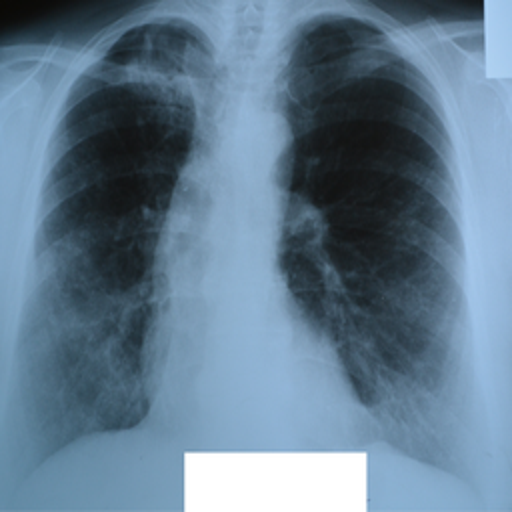
#> input picture samples/sample_tb_xray.png, 512 x 512 px, given as the content of the folder TB_Chest_Radiography_Database/Normal, which was not available
$ python train_xray_gate.py
#> lines starting #> are read from the running program, lines starting #| are printed output that depends on the picture; after the words box and inside, x2 and y2 are one past the last pixel; in counts of white or black regions, pixels touching at a corner belong together; pictures that were not available may be replaced by others from this repository, and a replacement may not be noted
"""Train the chest X-ray validity-gate classifier.

Trains a RandomForest classifier that distinguishes a real chest X-ray from
any other image (photo, screenshot, blank, tiny, colour pattern) using
hand-crafted image statistics. No deep learning is needed for the gate, so
it stays fast and dependency-light (numpy + scikit-learn).

Positive samples (chest X-ray): all images under
``TB_Chest_Radiography_Database/{Normal,Tuberculosis}/`` (4,200 real X-rays).
Negative samples (non-X-ray): real photos placed in ``neg_photos/`` plus a
large set of synthetically generated non-X-ray images (noise, gradients,
solid colours, random shapes, blobs, stripes).

The trained model + scaler is saved to ``xray_gate_model.pkl`` and loaded by
``xray_validator.is_chest_xray()``.

Usage:
    # after downloading the Kaggle dataset (python setup_kaggle.py)
    python train_xray_gate.py
    python train_xray_gate.py --neg-dir neg_photos --synth 500
"""

import argparse
import glob
import os
import pickle

import numpy as np
from PIL import Image
from sklearn.ensemble import RandomForestClassifier
from sklearn.model_selection import cross_val_score
from sklearn.preprocessing import StandardScaler

MODEL_PATH = "xray_gate_model.pkl"
DEFAULT_DATA = "TB_Chest_Radiography_Database"
DEFAULT_NEG_DIR = "neg_photos"

FEATURE_NAMES = [
    "saturation", "channel_diff", "frac_black", "frac_white", "hist_peak",
    "brightness", "gray_std", "edge_density", "p10", "p90", "p25", "p75",
    "frac_mid", "channel_var", "corner_dark",
]


def extract_features(image):
    """Return a 15-dim vector of image statistics for the gate classifier."""
    img = image.convert("RGB")
#> img is the input picture: PIL image 512x512 RGB; mean R, G, B 99.1, 124.1, 144.2
    arr = np.asarray(img).astype(np.float32) / 255.0
    r, g, b = arr[..., 0], arr[..., 1], arr[..., 2]
    gray = arr.mean(axis=2)
    mx = np.maximum(np.maximum(r, g), b)
    mn = np.minimum(np.minimum(r, g), b)
    nonzero = mx > 1e-6
#> nonzero: shape (512, 512) bool; every value is 1
    sat = np.zeros_like(mx)
    sat[nonzero] = (mx[nonzero] - mn[nonzero]) / mx[nonzero]
    hist, _ = np.histogram(gray, bins=32, range=(0, 1))
#> hist = 32 values, max 28767 at index 21, min 0 at index 0, mean 8192
    hist = hist / max(hist.sum(), 1)
#> hist = 32 values, max 0.11 at index 21, min 0 at index 0, mean 0.0312
    gy = np.abs(np.diff(gray, axis=0))
    gx = np.abs(np.diff(gray, axis=1))
    edge_density = float(gy.mean() + gx.mean())
#> edge_density = 0.0105
    # corners tend to be dark (X-ray background outside the body)
    ch, cw = gray.shape[0] // 6, gray.shape[1] // 6
#> ch = 85; cw = 85
    corner = np.concatenate([
        gray[:ch, :cw].ravel(), gray[:ch, -cw:].ravel(),
        gray[-ch:, :cw].ravel(), gray[-ch:, -cw:].ravel()])
    return np.array([
        float(sat.mean()),
        float(np.mean(mx - mn)),
        float((gray < 0.05).mean()),
        float((gray > 0.95).mean()),
        float(hist.max()),
        float(gray.mean()),
        float(gray.std()),
        edge_density,
        float(np.percentile(gray, 10)),
        float(np.percentile(gray, 90)),
        float(np.percentile(gray, 25)),
        float(np.percentile(gray, 75)),
        float(((gray > 0.2) & (gray < 0.8)).mean()),  # mid-tone fraction
        float(np.mean(np.var(arr, axis=2))),  # per-pixel channel variance
        float(corner.mean()),  # corner darkness
    ])


def load_xrays(data_dir):
    """All real chest X-rays (positive class)."""
    paths = []
    for cls in ("Normal", "Tuberculosis"):
        paths += glob.glob(os.path.join(data_dir, cls, "*.png"))
        paths += glob.glob(os.path.join(data_dir, cls, "*.jpg"))
    return paths


def load_real_photos(neg_dir):
    """Real non-X-ray photos (negative class), if present."""
    paths = []
    if os.path.isdir(neg_dir):
        paths += glob.glob(os.path.join(neg_dir, "*.jpg"))
        paths += glob.glob(os.path.join(neg_dir, "*.jpeg"))
        paths += glob.glob(os.path.join(neg_dir, "*.png"))
    return [p for p in paths if os.path.getsize(p) > 100]


def synth_negatives(n, seed=42):
    """Yield `n` synthetic non-X-ray PIL images (diverse wrong photos)."""
    rng = np.random.RandomState(seed)
    w, h = 256, 256
    for _ in range(n):
        t = rng.randint(0, 7)
        if t == 0:  # colored noise
            a = rng.randint(0, 255, (h, w, 3), dtype=np.uint8)
        elif t == 1:  # smooth gradient
            yy, xx = np.mgrid[0:h, 0:w]
            a = np.zeros((h, w, 3), np.uint8)
            for c in range(3):
                a[..., c] = (xx / w * rng.randint(0, 255)
                             + yy / h * rng.randint(0, 255)).clip(0, 255).astype(np.uint8)
        elif t == 2:  # solid colour
            a = np.full((h, w, 3), rng.randint(0, 255, 3), dtype=np.uint8)
        elif t == 3:  # random rectangles
            a = np.full((h, w, 3), rng.randint(0, 255), dtype=np.uint8)
            for _ in range(rng.randint(3, 10)):
                x0, y0 = rng.randint(0, w // 2), rng.randint(0, h // 2)
                bw, bh = rng.randint(20, w // 2), rng.randint(20, h // 2)
                a[y0:y0 + bh, x0:x0 + bw] = rng.randint(0, 255, 3)
        elif t == 4:  # gaussian blob
            cx, cy = rng.randint(0, w), rng.randint(0, h)
            yy, xx = np.mgrid[0:h, 0:w]
            blob = np.exp(-((xx - cx) ** 2 + (yy - cy) ** 2)
                          / (2 * rng.randint(20, 60) ** 2))
            a = np.zeros((h, w, 3), np.uint8)
            for c in range(3):
                a[..., c] = (blob * rng.randint(50, 255)).clip(0, 255).astype(np.uint8)
        elif t == 5:  # striped pattern
            a = np.zeros((h, w, 3), np.uint8)
            for y in range(0, h, rng.randint(5, 30)):
                a[y:y + rng.randint(2, 10)] = rng.randint(0, 255, 3)
        else:  # blurred colour field (mimics a soft photo)
            a = rng.randint(0, 255, (h // 8, w // 8, 3)).astype(np.uint8)
            a = np.array(Image.fromarray(a).resize((w, h), Image.BILINEAR))
        yield Image.fromarray(a, "RGB")


def main():
    p = argparse.ArgumentParser(description="Train the X-ray validity-gate model.")
    p.add_argument("--data", default=DEFAULT_DATA)
    p.add_argument("--neg-dir", default=DEFAULT_NEG_DIR)
    p.add_argument("--synth", type=int, default=500,
                   help="number of synthetic non-X-ray negatives to generate")
    args = p.parse_args()

    pos_paths = load_xrays(args.data)
    if not pos_paths:
        print(f"ERROR: no X-rays found under '{args.data}'.")
        print("Run `python setup_kaggle.py` first to download the dataset.")
        return 1

    print(f"positive (real X-rays): {len(pos_paths)}")
    feats = [extract_features(Image.open(f)) for f in pos_paths]
#> feats = [[0.322, 0.177, 0.00295, 0.0398, 0.11, 0.48, 0.227, 0.0105, 0.149, 0.701, 0.285, 0.656, 0.797, 0.0064, 0.514], [0.322, 0.177, 0.00295, 0.0398, 0.11, 0.48, 0.227, 0.0105, 0.149, 0.701, 0.285, 0.656, 0.797, 0.0064, 0.514]]
    Xpos = np.array(feats)

    neg_paths = load_real_photos(args.neg_dir)
    print(f"negative (real photos): {len(neg_paths)} from {args.neg_dir}/")
    Xneg_real = [extract_features(Image.open(f)) for f in neg_paths]
    Xneg_synth = [extract_features(img) for img in synth_negatives(args.synth)]
#> in extract_features (call 3), `nonzero = mx > 1e-6`: nonzero: shape (256, 256) bool; every value is 1
#> in extract_features (call 3), `hist, _ = np.histogram(gray, bins=32, range=(0, 1))`: hist = 32 values, max 7075 at index 15, min 0 at index 0, mean 2048
#> in extract_features (call 3), `hist = hist / max(hist.sum(), 1)`: hist = 32 values, max 0.108 at index 15, min 0 at index 0, mean 0.0312
#> in extract_features (call 3), `gx = np.abs(np.diff(gray, axis=1))`:
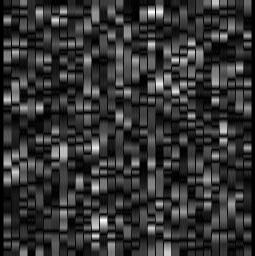
#> gx: shape (256, 255) float32; min 0, max 0.0876, mean 0.0179; drawn with min black and max white
#> in extract_features (call 3), `edge_density = float(gy.mean() + gx.mean())`: edge_density = 0.0359
#> in extract_features (call 3), `corner = np.concatenate([ gray[:ch, :cw].ravel(), gray[:ch, -cw:].rave..`: corner = 7056 values, max 0.825 at index 3239, min 0.207 at index 840, mean 0.486
#> in extract_features (call 4), `sat[nonzero] = (mx[nonzero] - mn[nonzero]) / mx[nonzero]`:
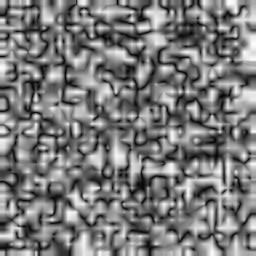
#> sat: shape (256, 256) float32; min 0, max 0.996, mean 0.483
#> in extract_features (call 4), `hist, _ = np.histogram(gray, bins=32, range=(0, 1))`: hist = 32 values, max 7559 at index 16, min 0 at index 0, mean 2048
#> in extract_features (call 4), `hist = hist / max(hist.sum(), 1)`: hist = 32 values, max 0.115 at index 16, min 0 at index 0, mean 0.0312
#> in extract_features (call 4), `gx = np.abs(np.diff(gray, axis=1))`:
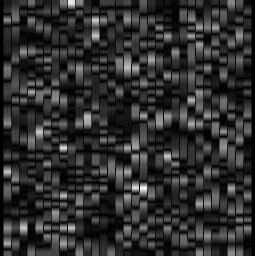
#> gx: shape (256, 255) float32; min 0, max 0.0941, mean 0.0174; drawn with min black and max white
#> in extract_features (call 4), `edge_density = float(gy.mean() + gx.mean())`: edge_density = 0.0355
#> in extract_features (call 4), `corner = np.concatenate([ gray[:ch, :cw].ravel(), gray[:ch, -cw:].rave..`: corner = 7056 values, max 0.839 at index 5909, min 0.15 at index 1786, mean 0.488
#> in extract_features (call 5), `nonzero = mx > 1e-6`:
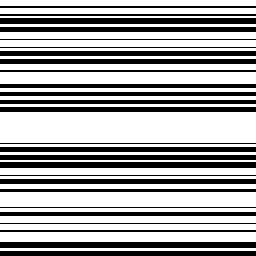
#> nonzero: shape (256, 256) bool; 64.5% white; 26 black regions, largest, box (x1, y1, x2, y2) and area: (0, 18, 256, 24) 1536, (0, 162, 256, 168) 1536, (0, 242, 256, 248) 1536
#> in extract_features (call 5), `sat[nonzero] = (mx[nonzero] - mn[nonzero]) / mx[nonzero]`:
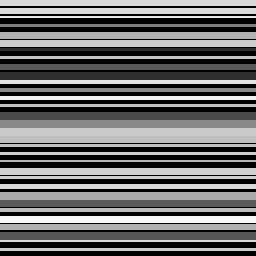
#> sat: shape (256, 256) float32; min 0, max 0.97, mean 0.42
#> in extract_features (call 5), `hist, _ = np.histogram(gray, bins=32, range=(0, 1))`: hist = 32 values, max 23296 at index 0, min 0 at index 1, mean 2048
#> in extract_features (call 5), `hist = hist / max(hist.sum(), 1)`: hist = 32 values, max 0.355 at index 0, min 0 at index 1, mean 0.0312
#> in extract_features (call 5), `gy = np.abs(np.diff(gray, axis=0))`:
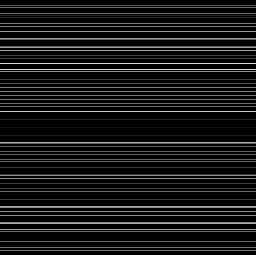
#> gy: shape (255, 256) float32; min 0, max 0.856, mean 0.0972
#> in extract_features (call 5), `gx = np.abs(np.diff(gray, axis=1))`: gx: shape (256, 255) float32; every value is 0
#> in extract_features (call 5), `edge_density = float(gy.mean() + gx.mean())`: edge_density = 0.0972
#> in extract_features (call 5), `corner = np.concatenate([ gray[:ch, :cw].ravel(), gray[:ch, -cw:].rave..`: corner = 7056 values, max 0.671 at index 3948, min 0 at index 252, mean 0.3
#> in extract_features (call 6), `img = image.convert("RGB")`:
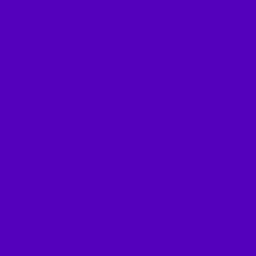
#> img: PIL image 256x256 RGB; mean R, G, B 84, 1, 188
#> in extract_features (call 6), `hist, _ = np.histogram(gray, bins=32, range=(0, 1))`: hist = 32 values, max 65536 at index 11, min 0 at index 0, mean 2048
#> in extract_features (call 6), `hist = hist / max(hist.sum(), 1)`: hist = 32 values, max 1 at index 11, min 0 at index 0, mean 0.0312
#> in extract_features (call 6), `edge_density = float(gy.mean() + gx.mean())`: edge_density = 0
#> in extract_features (call 6), `corner = np.concatenate([ gray[:ch, :cw].ravel(), gray[:ch, -cw:].rave..`: corner = 7056 values from 0.357 to 0.357
#> Xneg_synth = 500 items
    Xneg = np.array(Xneg_real + Xneg_synth)
    print(f"negative (total incl. {args.synth} synthetic): {len(Xneg)}")
#| negative (total incl. 500 synthetic): 500

    X = np.vstack([Xpos, Xneg])
    y = np.concatenate([np.ones(len(Xpos)), np.zeros(len(Xneg))])
#> y = 502 values, max 1 at index 0, min 0 at index 2, mean 0.00398

    scaler = StandardScaler().fit(X)
    Xs = scaler.transform(X)
    clf = RandomForestClassifier(
        n_estimators=200, max_depth=12, class_weight="balanced", random_state=42)
    scores = cross_val_score(clf, Xs, y, cv=5, scoring="f1")
#> scores = [1, 1, 0, 0, 0]
    print(f"CV F1: {scores.mean():.3f} +/- {scores.std():.3f}")
#| CV F1: 0.400 +/- 0.490
    clf.fit(Xs, y)
    print(f"train accuracy: {clf.score(Xs, y):.4f}")
#| train accuracy: 1.0000

    pred = clf.predict(Xs)
#> pred has the same summary as y
    fp = int(np.sum((pred == 1) & (y == 0)))
#> fp = 0
    fn = int(np.sum((pred == 0) & (y == 1)))
#> fn = 0
    print(f"false positives (non-X-ray accepted): {fp}/{len(Xneg)}")
#| false positives (non-X-ray accepted): 0/500
    print(f"false negatives (X-ray rejected): {fn}/{len(Xpos)}")
#| false negatives (X-ray rejected): 0/2

    bundle = {"model": clf, "scaler": scaler, "feature_names": FEATURE_NAMES}
    with open(MODEL_PATH, "wb") as fh:
        pickle.dump(bundle, fh)
    print(f"saved -> {MODEL_PATH}")
    return 0


if __name__ == "__main__":
    raise SystemExit(main())
#> (the program exits here)
